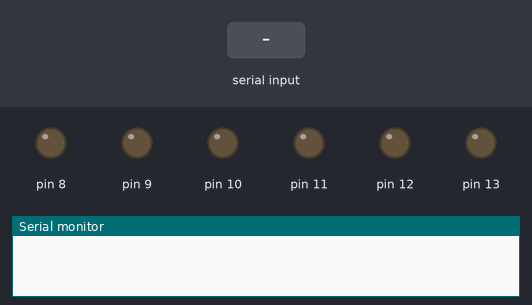
This sketch was run on a simulated Arduino Uno, built with avr-gcc and run on an emulated ATmega328P. Parts: output pins drawn as LEDs (lit = HIGH), the last lines printed to the serial monitor. Inputs (shaded band) come from the test bench.

Above: at 1.2 s.
1.3 s: "ON" received over the second serial link
At 2.6 s:
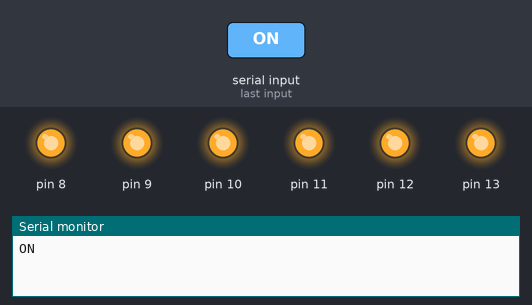
3.8 s: "OFF" received over the second serial link
At 5.7 s:
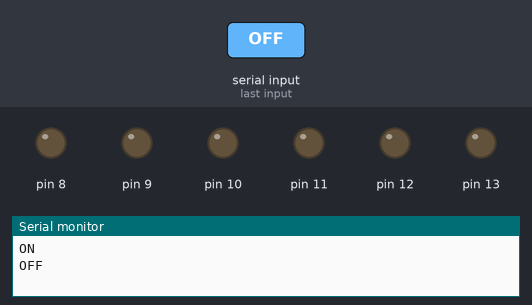
Timing chart, 0 to 7.2 s (numbered marks = the images above; inputs shaded):
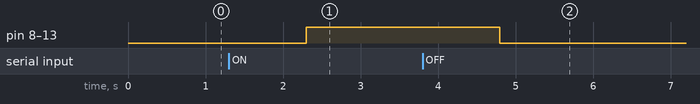

The sketch:

ionic_app_BT_client.ino
```cpp
#include <SoftwareSerial.h>
SoftwareSerial HC06Serial(3,4); // (RX,TX)
String value;


void setup() {
  for (int i=8; i<14; i++)
  {
    pinMode(i, OUTPUT);
  }

  Serial.begin(9600);
  HC06Serial.begin(9600);
}

void loop() {

  if (HC06Serial.available())
  {
    value = HC06Serial.readString();
    Serial.println(value);

    if(value == "OFF"){
      for (int j=8; j<14; j++)
      {
        digitalWrite(j, LOW);
      }
    }
    else if(value =="ON"){
      for (int k=8; k<14; k++)
      {
        digitalWrite(k, HIGH);
      }
    }

  }
}
```

Measured:
- after the input at 1.3 s, pin 8–13: LOW → HIGH after 1.0 s
- after the input at 3.8 s, pin 8–13: HIGH → LOW after 1.0 s
